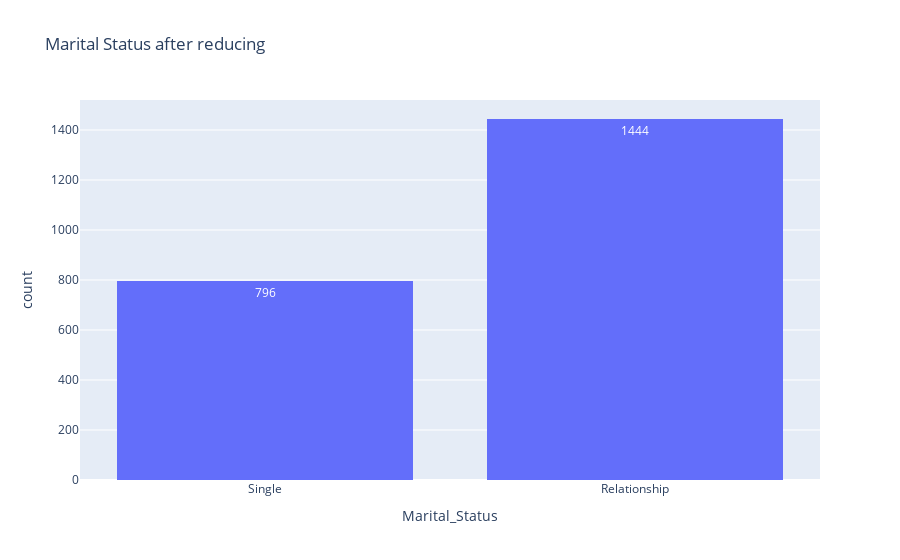

Notebook code for this chart:
### Code cell
fig = px.histogram(
    data_frame=data,
    x=data["Marital_Status"],
    title="Marital Status after reducing",
    text_auto=True,
)
fig.show()

### Figure 1 — Plotly figure (JSON) as saved in the notebook; plotly's stock layout.template omitted (floating-point values rounded to 4 significant figures; data arrays with more than 128 entries replaced by an {"elided": "..."} marker saying what was removed)
{"data": [{"alignmentgroup": "True", "bingroup": "x", "hovertemplate": "Marital_Status=%{x}<br>count=%{y}<extra></extra>", "legendgroup": "", "marker": {"color": "#636efa", "pattern": {"shape": ""}}, "name": "", "offsetgroup": "", "orientation": "v", "showlegend": false, "texttemplate": "%{value}", "type": "histogram", "x": {"elided": "2240 str values"}, "xaxis": "x", "yaxis": "y"}], "layout": {"barmode": "relative", "legend": {"tracegroupgap": 0}, "title": {"text": "Marital Status after reducing"}, "xaxis": {"anchor": "y", "domain": [0, 1], "title": {"text": "Marital_Status"}}, "yaxis": {"anchor": "x", "domain": [0, 1], "title": {"text": "count"}}}}
